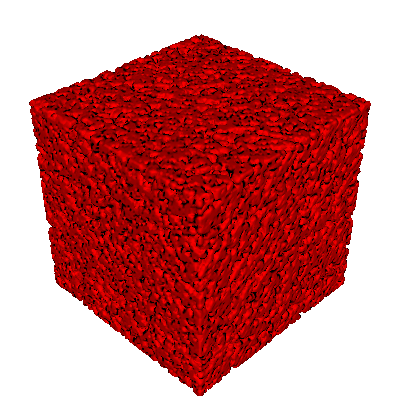

Write Python code to recreate this figure.
#!/usr/bin/env python

# Test vtkCheckerboardSplatter on random 3D points with marching contour surface.

# Factory overrides
import vtkmodules.vtkInteractionStyle  # noqa: F401
import vtkmodules.vtkRenderingFreeType  # noqa: F401
import vtkmodules.vtkRenderingOpenGL2  # noqa: F401

from vtkmodules.vtkCommonCore import (
    vtkMath,
    vtkPoints,
)
from vtkmodules.vtkCommonDataModel import vtkPolyData
from vtkmodules.vtkFiltersGeneral import vtkMarchingContourFilter
from vtkmodules.vtkImagingHybrid import vtkCheckerboardSplatter
from vtkmodules.vtkRenderingCore import (
    vtkActor,
    vtkPolyDataMapper,
    vtkRenderWindow,
    vtkRenderWindowInteractor,
    vtkRenderer,
)

# Splat random points into a cube
vtk_math = vtkMath()
points = vtkPoints()
for i in range(100000):
    points.InsertPoint(i, vtk_math.Random(0, 1), vtk_math.Random(0, 1), vtk_math.Random(0, 1))

profile = vtkPolyData()
profile.SetPoints(points)

# Checkerboard splatter
cbd_splatter = vtkCheckerboardSplatter()
cbd_splatter.SetInputData(profile)
cbd_splatter.SetSampleDimensions(100, 100, 100)
cbd_splatter.ScalarWarpingOff()
cbd_splatter.SetFootprint(2)
cbd_splatter.SetParallelSplatCrossover(2)

# Extract isosurface
cbd_surface = vtkMarchingContourFilter()
cbd_surface.SetInputConnection(cbd_splatter.GetOutputPort())
cbd_surface.SetValue(0, 0.01)

cbd_mapper = vtkPolyDataMapper()
cbd_mapper.SetInputConnection(cbd_surface.GetOutputPort())
cbd_mapper.ScalarVisibilityOff()

cbd_actor = vtkActor()
cbd_actor.SetMapper(cbd_mapper)
cbd_actor.GetProperty().SetColor(1.0, 0.0, 0.0)

# Rendering
renderer = vtkRenderer()
renderer.AddActor(cbd_actor)
renderer.SetBackground(1, 1, 1)

render_window = vtkRenderWindow()
render_window.AddRenderer(renderer)
render_window.SetSize(400, 400)
render_window.SetWindowName("checkerboard splatter")

# Scene
camera = renderer.GetActiveCamera()
camera.SetFocalPoint(0, 0, 0)
camera.SetPosition(1, 1, 1)
renderer.ResetCamera()

interactor = vtkRenderWindowInteractor()
interactor.SetRenderWindow(render_window)

interactor.Initialize()
interactor.Start()
